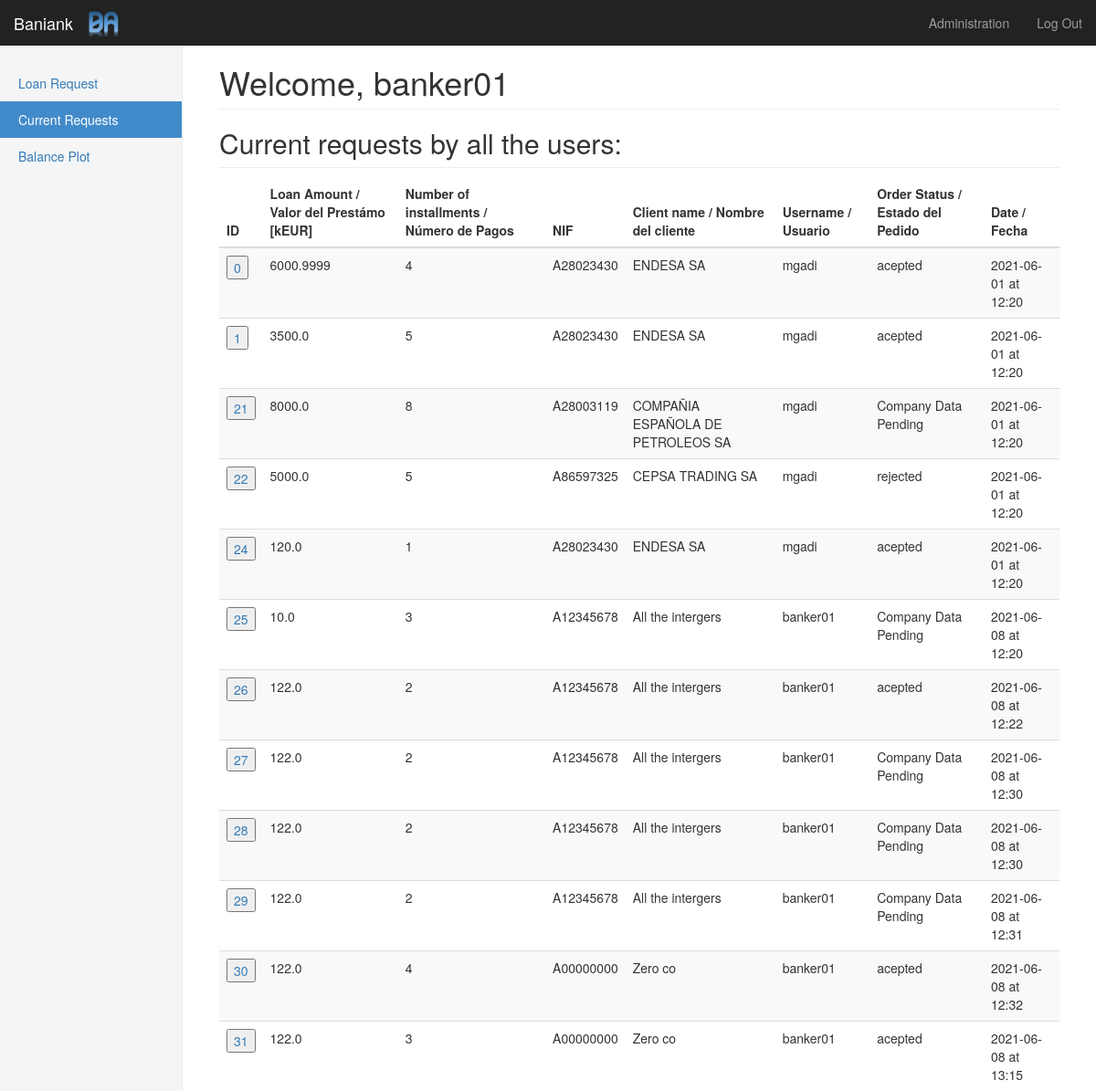
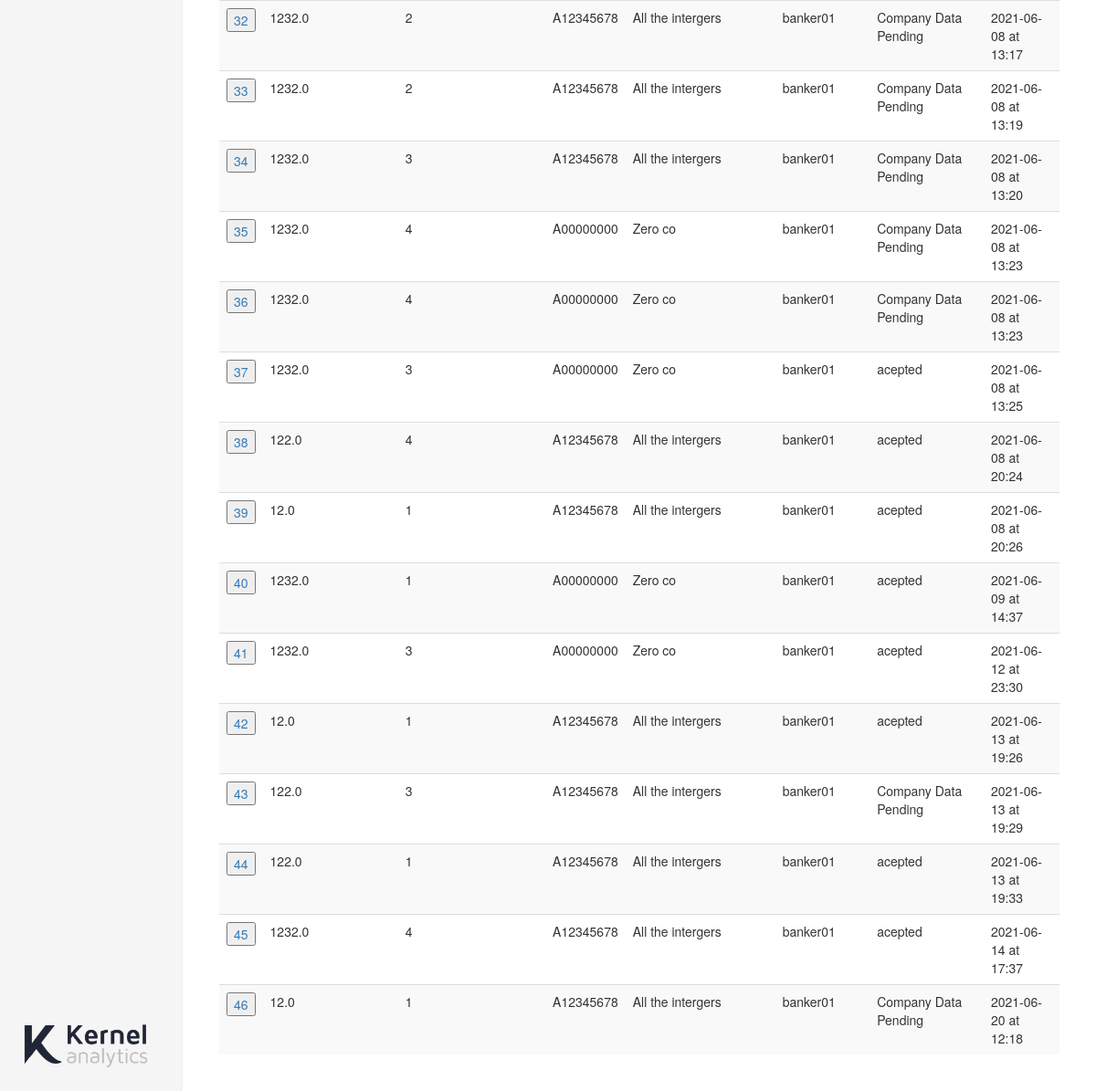
Screenshot of /currents (signed in) with the database file from the repository (2 pictures, top to bottom).
### app.py (models this page shows)
class Bank(UserMixin, db.Model):
    id = db.Column(db.Integer, primary_key=True)
    name = db.Column(db.String(50), unique=True)
    bank_total_assets = db.Column(db.Float,default=2000000.0)
    bank_total_borrowed = db.Column(db.Float,default=0.0)
    coef_own_capital = db.Column(db.Float,default=10.0)
    coef_ebitda = db.Column(db.Float,default=33.0)
    coef_concentration = db.Column(db.Float,default=5.0)
    prob_default = db.Column(db.Float,default=0.5)
    interest_rate = db.Column(db.Float,default=7.5)

class User(UserMixin, db.Model):
    id = db.Column(db.Integer, primary_key=True)
    username = db.Column(db.String(15), unique=True)
    email = db.Column(db.String(50), unique=True)
    password = db.Column(db.String(80))
    profile = db.Column(db.String(80), default='customer')

class Loan(UserMixin, db.Model):
    id = db.Column(db.Integer, primary_key=True)
    loan_amount = db.Column(db.Float())
    number_of_installments = db.Column(db.Integer())
    username = db.Column(db.String(15))
    nif = db.Column(db.String(9))
    status = db.Column(db.String(15))
    monthly_payment = db.Column(db.Float())
    data_timestamp = db.Column(db.DateTime, default=datetime.utcnow)

class Company(UserMixin, db.Model):
    id = db.Column(db.Integer, primary_key=True)
    nif = db.Column(db.String(9))
    name = db.Column(db.String(50))
    cnae = db.Column(db.String(1))
    p10000 = db.Column(db.Float)
    p20000 = db.Column(db.Float)
    p40100_plus_40500 = db.Column(db.Float)
    p49100_plus_40800 = db.Column(db.Float)
    p31200_plus_32300 = db.Column(db.Float)
    ebitda_income = db.Column(db.Float)
    debt_ebitda = db.Column(db.Float)
    rraa_rrpp = db.Column(db.Float) # Leveraging - External Resources / Own Resources - Recursos Ajenos / recursos propios
    log_operating_income = db.Column(db.Float)
    return_on_assets = db.Column(db.Float)
    prob_default = db.Column(db.Float)
    username = db.Column(db.String(15))
    data_timestamp = db.Column(db.DateTime, default=datetime.utcnow)

### app.py (the view)
@app.route('/currents')
@login_required
def currents():
    order_history = db.session.query(Loan, Company).join(Company, Loan.nif == Company.nif).all()
    return render_template('currents.html', \
                            rows=order_history, \
                            name=current_user.username, \
                            bank_name=bank.name)

### app.py (called while the page is built)
@login_manager.user_loader
def load_user(user_id):
    return User.query.get(int(user_id))

### templates/currents.html (shortened to what this page needs)
{% extends "bootstrap/base.html" %}
{% import "bootstrap/wtf.html" as wtf %}
{% block styles %}
{{super()}}
<link rel="stylesheet" href="{{url_for('.static', filename='dashboard.css')}}">
{% endblock %}
{% block content %}
<nav class="navbar navbar-inverse navbar-fixed-top">
  <div class="container-fluid">
    <div class="navbar-header">
      <img src="{{url_for('.static', filename='logo.png')}}" alt="{{bank_name}} logo" height="40">
      <div class="navbar-brand">{{bank_name}}</div>
    </div>
    <div id="navbar" class="navbar-collapse collapse">
      <ul class="nav navbar-nav navbar-right">
        <li><a href="{{ url_for('admin') }}">Administration</a></li>
        <li><a href="{{ url_for('logout') }}">Log Out</a></li>
      </ul>
    </div>
  </div>
</nav>
<div class="container-fluid">
  <div class="row">
    <div class="col-sm-3 col-md-2 sidebar">
      <ul class="nav nav-sidebar">
        <li class="inactive"><a href="/loan">Loan Request<span class="sr-only">(current)</span></a></li>
        <li class="active"><a href="/currents">Current Requests<span class="sr-only">(current)</span></a></li>
        <li class="inactive"><a href="/balance_plot">Balance Plot<span class="sr-only">(current)</span></a></li>
      </ul>
      <div style="position: absolute; bottom: 20px;"><img src="{{url_for('.static', filename='ka-complete.png')}}"
          width="150px"></div>
    </div>
    <div class="col-sm-9 col-sm-offset-3 col-md-10 col-md-offset-2 main">
      <h1 class="page-header">Welcome, {{ name }}</h1>
      <h2 class="sub-header">Current requests by all the users:</h2>
      <div class="table-responsive">
        <table id="myTable" class="table table-striped">
          <thead>
            <tr>
              <th>ID</th>
              <th>Loan Amount / Valor del Prestámo [kEUR]</th>
              <th>Number of installments / Número de Pagos</th>
              <th>NIF</th>
              <th>Client name / Nombre del cliente</th>
              <th>Username / Usuario</th>
              <th>Order Status / Estado del Pedido</th>
              <th>Date / Fecha</th>
            </tr>
          </thead>
          <tbody>
            {% for row in rows %}
            <tr>
              <td><a>
                  <form action="/loan" method="POST">
                    <input type="submit" value={{ row.Loan.id }}>
                  </form>
                </a></td>
              <td> {{ row.Loan.loan_amount }}</td>
              <td> {{ row.Loan.number_of_installments }} </td>
              <td> {{ row.Loan.nif }} </td>
              <td> {{ row.Company.name }} </td>
              <td> {{ row.Loan.username }} </td>
              <td> {{ row.Loan.status }} </td>
              <td> {{ row.Loan.data_timestamp.strftime('%Y-%m-%d at %H:%M') }} </td>
            </tr>
            {% endfor %}
          </tbody>
        </table>
      </div>
    </div>
  </div>
</div>
{% endblock %}

### static/dashboard.css (style rules this page uses)
body { padding-top: 50px; }
img { padding-top: 10px; }
.sub-header { padding-bottom: 10px; border-bottom: 1px solid #eee; }
.navbar-fixed-top { border: 0; }
.sidebar { display: none; }
@media (min-width: 768px) { .sidebar { position: fixed; top: 51px; bottom: 0; left: 0; z-index: 1000; display: block; padding: 20px; overflow-x: hidden; overflow-y: auto; background-color: #f5f5f5; border-right: 1px solid #eee; } }
.nav-sidebar { margin-right: -21px; margin-bottom: 20px; margin-left: -20px; }
.nav-sidebar > li > a { padding-right: 20px; padding-left: 20px; }
.nav-sidebar > .active > a, .nav-sidebar > .active > a:hover, .nav-sidebar > .active > a:focus { color: #fff; background-color: #428bca; }
.main { padding: 20px; }
@media (min-width: 768px) { .main { padding-right: 40px; padding-left: 40px; } }
.main .page-header { margin-top: 0; }

### rows the page displays
Bank: name "Baniank"
User: username "banker01"
Loan: Loan.id "0", Loan.loan_amount "6000.9999", Loan.number_of_installments "4", Loan.nif "A28023430", Company.name "ENDESA SA", Loan.username "mgadi", Loan.status "acepted", Loan.data_timestamp "2021-06-01 at 12:20"
Loan: Loan.id "1", Loan.loan_amount "3500.0", Loan.number_of_installments "5", Loan.nif "A28023430", Company.name "ENDESA SA", Loan.username "mgadi", Loan.status "acepted", Loan.data_timestamp "2021-06-01 at 12:20"
Loan: Loan.id "21", Loan.loan_amount "8000.0", Loan.number_of_installments "8", Loan.nif "A28003119", Company.name "COMPAÑIA ESPAÑOLA DE PETROLEOS SA", Loan.username "mgadi", Loan.status "Company Data Pending", Loan.data_timestamp "2021-06-01 at 12:20"
Loan: Loan.id "22", Loan.loan_amount "5000.0", Loan.number_of_installments "5", Loan.nif "A86597325", Company.name "CEPSA TRADING SA", Loan.username "mgadi", Loan.status "rejected", Loan.data_timestamp "2021-06-01 at 12:20"
Loan: Loan.id "24", Loan.loan_amount "120.0", Loan.number_of_installments "1", Loan.nif "A28023430", Company.name "ENDESA SA", Loan.username "mgadi", Loan.status "acepted", Loan.data_timestamp "2021-06-01 at 12:20"
Loan: Loan.id "25", Loan.loan_amount "10.0", Loan.number_of_installments "3", Loan.nif "A12345678", Company.name "All the intergers", Loan.username "banker01", Loan.status "Company Data Pending", Loan.data_timestamp "2021-06-08 at 12:20"
Loan: Loan.id "26", Loan.loan_amount "122.0", Loan.number_of_installments "2", Loan.nif "A12345678", Company.name "All the intergers", Loan.username "banker01", Loan.status "acepted", Loan.data_timestamp "2021-06-08 at 12:22"
Loan: Loan.id "27", Loan.loan_amount "122.0", Loan.number_of_installments "2", Loan.nif "A12345678", Company.name "All the intergers", Loan.username "banker01", Loan.status "Company Data Pending", Loan.data_timestamp "2021-06-08 at 12:30"
Loan: Loan.id "28", Loan.loan_amount "122.0", Loan.number_of_installments "2", Loan.nif "A12345678", Company.name "All the intergers", Loan.username "banker01", Loan.status "Company Data Pending", Loan.data_timestamp "2021-06-08 at 12:30"
Loan: Loan.id "29", Loan.loan_amount "122.0", Loan.number_of_installments "2", Loan.nif "A12345678", Company.name "All the intergers", Loan.username "banker01", Loan.status "Company Data Pending", Loan.data_timestamp "2021-06-08 at 12:31"
Loan: Loan.id "30", Loan.loan_amount "122.0", Loan.number_of_installments "4", Loan.nif "A00000000", Company.name "Zero co", Loan.username "banker01", Loan.status "acepted", Loan.data_timestamp "2021-06-08 at 12:32"
Loan: Loan.id "31", Loan.loan_amount "122.0", Loan.number_of_installments "3", Loan.nif "A00000000", Company.name "Zero co", Loan.username "banker01", Loan.status "acepted", Loan.data_timestamp "2021-06-08 at 13:15"
Loan: Loan.id "32", Loan.loan_amount "1232.0", Loan.number_of_installments "2", Loan.nif "A12345678", Company.name "All the intergers", Loan.username "banker01", Loan.status "Company Data Pending", Loan.data_timestamp "2021-06-08 at 13:17"
Loan: Loan.id "33", Loan.loan_amount "1232.0", Loan.number_of_installments "2", Loan.nif "A12345678", Company.name "All the intergers", Loan.username "banker01", Loan.status "Company Data Pending", Loan.data_timestamp "2021-06-08 at 13:19"
Loan: Loan.id "34", Loan.loan_amount "1232.0", Loan.number_of_installments "3", Loan.nif "A12345678", Company.name "All the intergers", Loan.username "banker01", Loan.status "Company Data Pending", Loan.data_timestamp "2021-06-08 at 13:20"
Loan: Loan.id "35", Loan.loan_amount "1232.0", Loan.number_of_installments "4", Loan.nif "A00000000", Company.name "Zero co", Loan.username "banker01", Loan.status "Company Data Pending", Loan.data_timestamp "2021-06-08 at 13:23"
Loan: Loan.id "36", Loan.loan_amount "1232.0", Loan.number_of_installments "4", Loan.nif "A00000000", Company.name "Zero co", Loan.username "banker01", Loan.status "Company Data Pending", Loan.data_timestamp "2021-06-08 at 13:23"
Loan: Loan.id "37", Loan.loan_amount "1232.0", Loan.number_of_installments "3", Loan.nif "A00000000", Company.name "Zero co", Loan.username "banker01", Loan.status "acepted", Loan.data_timestamp "2021-06-08 at 13:25"
Loan: Loan.id "38", Loan.loan_amount "122.0", Loan.number_of_installments "4", Loan.nif "A12345678", Company.name "All the intergers", Loan.username "banker01", Loan.status "acepted", Loan.data_timestamp "2021-06-08 at 20:24"
Loan: Loan.id "39", Loan.loan_amount "12.0", Loan.number_of_installments "1", Loan.nif "A12345678", Company.name "All the intergers", Loan.username "banker01", Loan.status "acepted", Loan.data_timestamp "2021-06-08 at 20:26"
Loan: Loan.id "40", Loan.loan_amount "1232.0", Loan.number_of_installments "1", Loan.nif "A00000000", Company.name "Zero co", Loan.username "banker01", Loan.status "acepted", Loan.data_timestamp "2021-06-09 at 14:37"
Loan: Loan.id "41", Loan.loan_amount "1232.0", Loan.number_of_installments "3", Loan.nif "A00000000", Company.name "Zero co", Loan.username "banker01", Loan.status "acepted", Loan.data_timestamp "2021-06-12 at 23:30"
Loan: Loan.id "42", Loan.loan_amount "12.0", Loan.number_of_installments "1", Loan.nif "A12345678", Company.name "All the intergers", Loan.username "banker01", Loan.status "acepted", Loan.data_timestamp "2021-06-13 at 19:26"
Loan: Loan.id "43", Loan.loan_amount "122.0", Loan.number_of_installments "3", Loan.nif "A12345678", Company.name "All the intergers", Loan.username "banker01", Loan.status "Company Data Pending", Loan.data_timestamp "2021-06-13 at 19:29"
Loan: Loan.id "44", Loan.loan_amount "122.0", Loan.number_of_installments "1", Loan.nif "A12345678", Company.name "All the intergers", Loan.username "banker01", Loan.status "acepted", Loan.data_timestamp "2021-06-13 at 19:33"
Loan: Loan.id "45", Loan.loan_amount "1232.0", Loan.number_of_installments "4", Loan.nif "A12345678", Company.name "All the intergers", Loan.username "banker01", Loan.status "acepted", Loan.data_timestamp "2021-06-14 at 17:37"
Loan: Loan.id "46", Loan.loan_amount "12.0", Loan.number_of_installments "1", Loan.nif "A12345678", Company.name "All the intergers", Loan.username "banker01", Loan.status "Company Data Pending", Loan.data_timestamp "2021-06-20 at 12:18"
